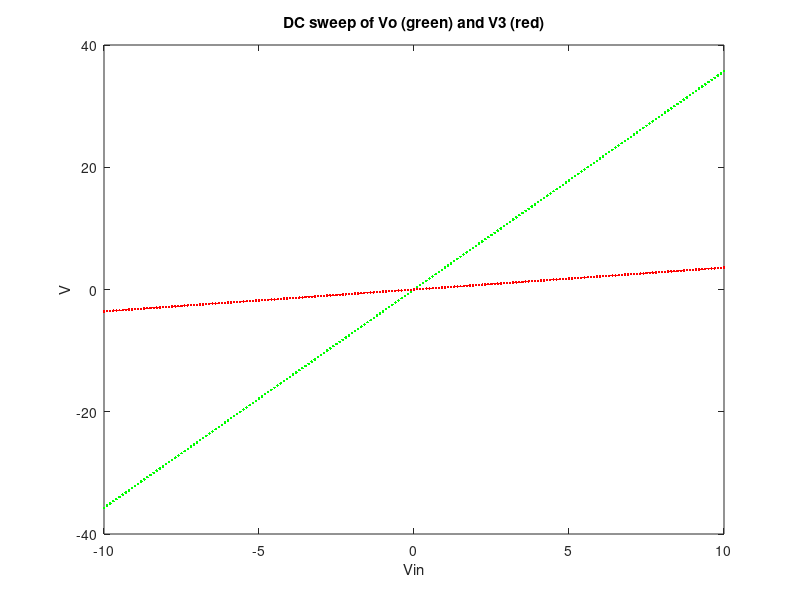
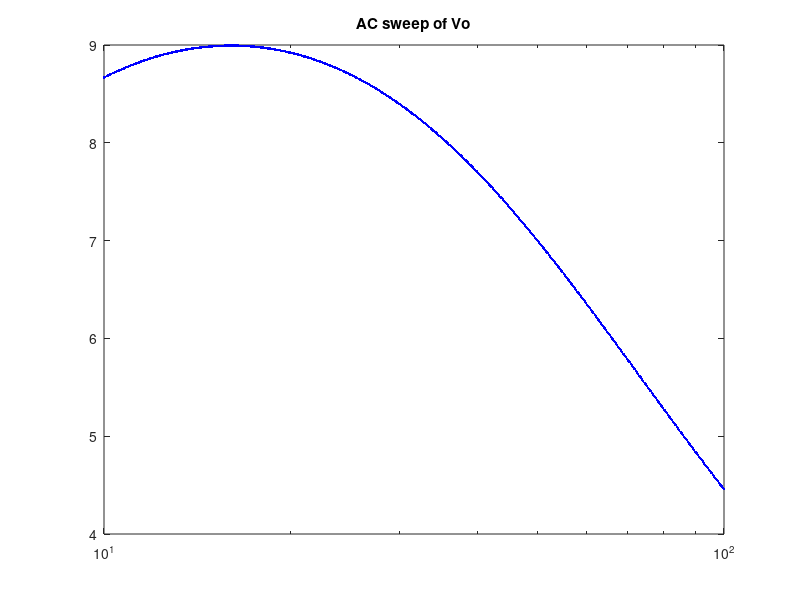
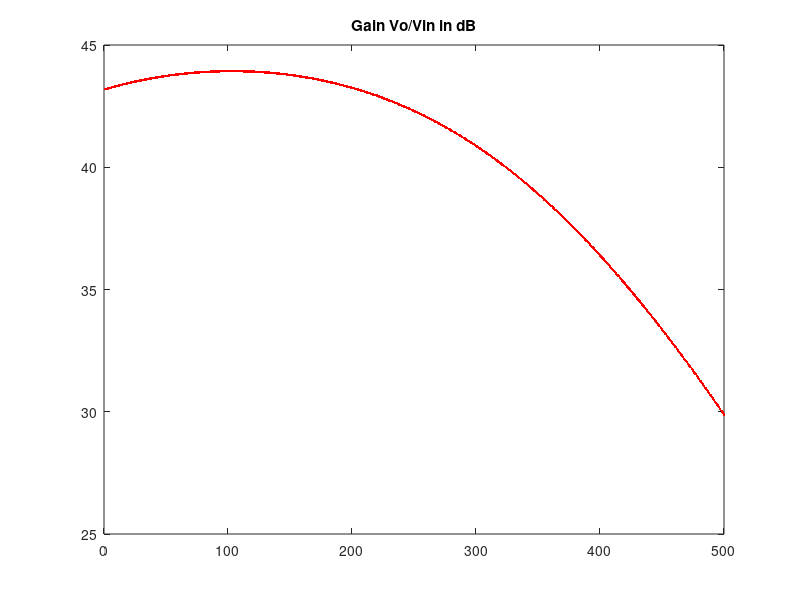
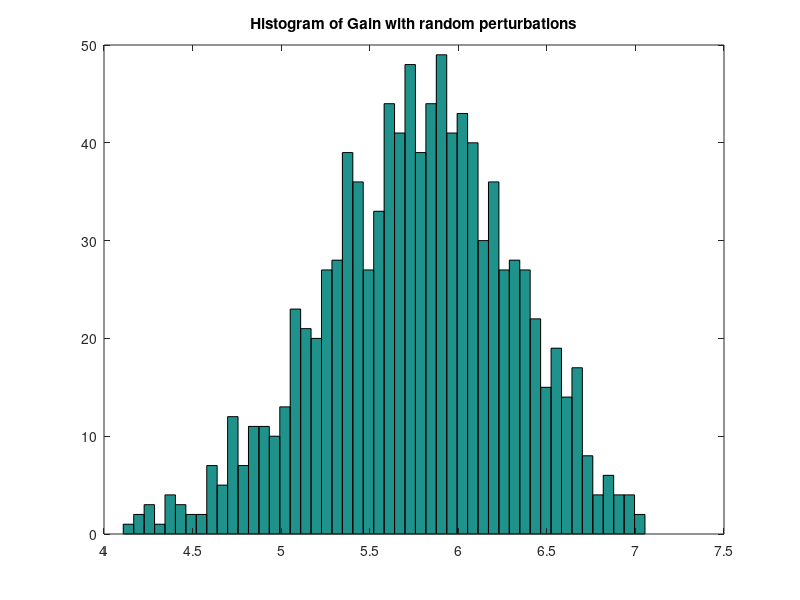

Write MATLAB code to recreate these figures, in order.
%% Assignment 4 Part 1

% Richard Finney 100967048

%In this part of the assignment, we are repeating the work completed in
%pa9 and reporting on it.

%In part a)the C, G matrices and the F vector was created to describe the
%circuit network

%In pat b), the input voltage was DC swept from -10V to 10V and Vo and V3 was
%plotted. Then for the AC case, Vo was plotted as a function of w, and the
%gain, Vo/V1 was plotted in dB. Then,for the AC case, the gain was plotted
%as a function of random peturbations on C using a normal   distribution
%with stf = 0.5 at w = pi. The gain was then plotted using histograms

% Definition of variables based on the components present in the circuit
R1 = 1;
G1 = 1/R1;
C = 0.25;
R2 = 2;
G2 = 1/R2;
L = 0.2;
R3 = 10;
G3 = 1/R3;
alpha = 100;
R4 = 0.1;
G4 = 1/R4;
RO = 1000;
GO = 1/RO;

% Definition of Matrices
C_matrix = [0 0 0 0 0 0 0;
           -C C 0 0 0 0 0;
            0 0 -L 0 0 0 0;
            0 0 0 0 0 0 0;
            0 0 0 0 0 0 0;
            0 0 0 0 0 0 0;
            0 0 0 0 0 0 0;];

G_Matrix = [1 0 0 0 0 0 0;
           -G2 G1+G2 -1 0 0 0 0;
            0 1 0 -1 0 0 0;
            0 0 -1 G3 0 0 0;
            0 0 0 0 -alpha 1 0;
            0 0 0 G3 -1 0 0;
            0 0 0 0 0 -G4 G4+GO];

% Defining DC and AC voltage matrices, as well as the F matrix

V_DC = zeros(7,1);       
V_AC = zeros(7,1);       
F_Matrix = zeros(7,1);

% DC Sweep Plot
for vol = -10:0.1: 10
    
    F_Matrix(1,1) = vol;
    V_DC = G_Matrix\F_Matrix;                          % DC sweep calculation
    
    figure(1)
    plot(vol, V_DC(7,1), 'g.')
    hold on
    
    plot(vol, V_DC(4,1), 'r.')
    hold on
    title('DC sweep of Vo (green) and V3 (red)')
    xlabel('Vin')
    ylabel('V')
    
end

% AC Sweep and Gain Plot
w = logspace(1,2,500);                  
F_Matrix(1) = 1;

for i = 1:length(w)
    
    V_AC = (G_Matrix+C_matrix*1j*w(i))\F_Matrix;  % calculating the voltage matrix using AC sweep
    figure(2)
    semilogx(w(i), abs(V_AC(7,1)), 'b.')
    hold on
    title('AC sweep of Vo')
    
    dB = 20*log(abs(V_AC(7,1))/F_Matrix(1));    % Calculating the gain
    figure(3)
    plot(i, dB, 'r.')
    hold on
    title('Gain Vo/Vin in dB')
end

% AC case: voltage gain calculation as a function of random perturbations
% on C using a normal distribution with std = .05 and w = pi
pert =  0.25 + 0.05.*randn(1,1000);
w = pi;
Gain = zeros(1000,1);

for n = 1:length(Gain)
    
    C = pert(n);
    C_matrix(2,1) = -C;
    C_matrix(2,2) = C;
    V_AC = (G_Matrix+C_matrix*1j*w)\F_Matrix;   % Voltage calculation using AC sweep
    Gain(n,1) = abs(V_AC(7,1))/F_Matrix(1);    % Gain calculation using AC voltage
end

% Gain histogram
figure(4)
hist(Gain,50);
title('Histogram of Gain with random perturbations')